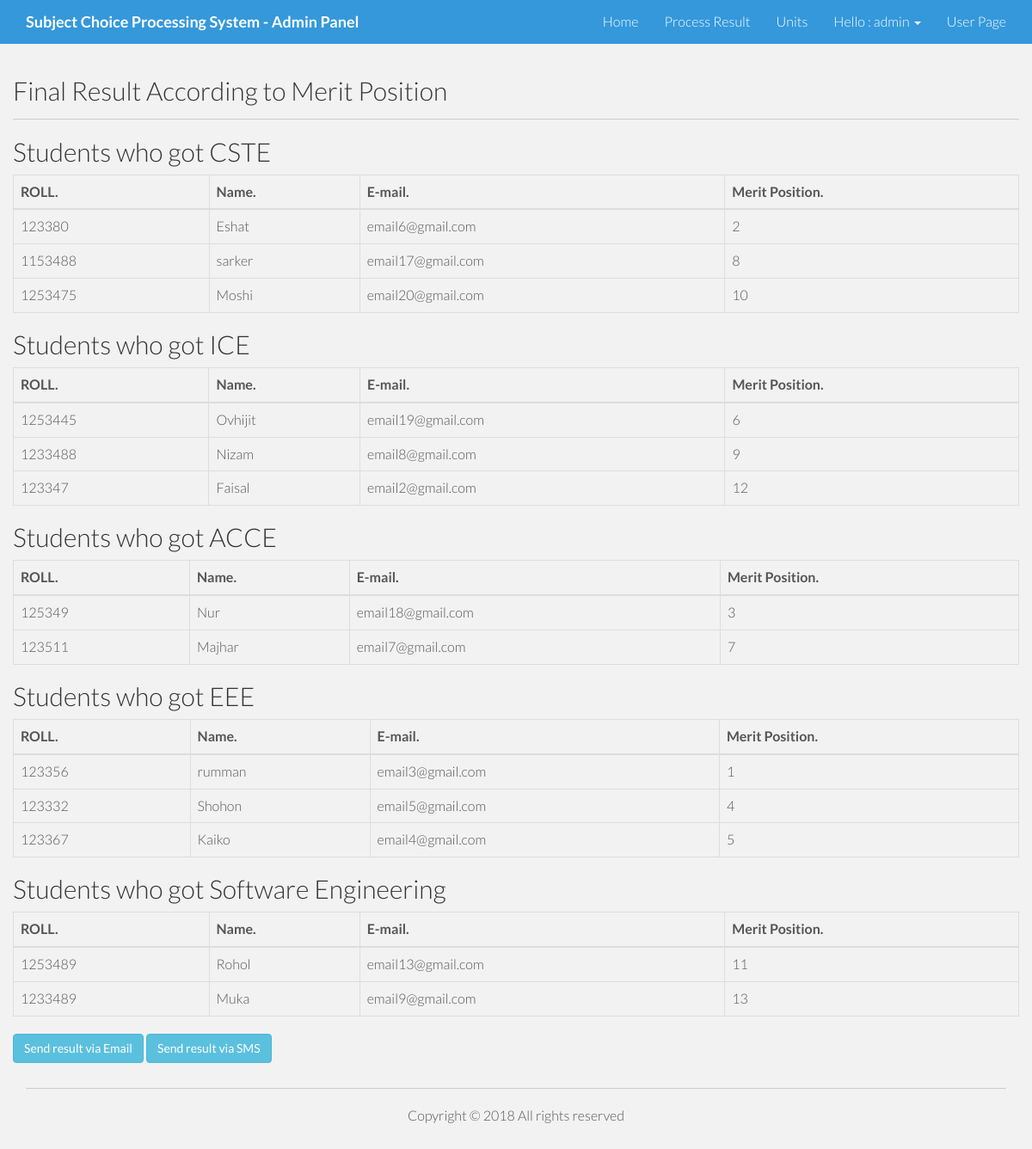
/admin/process-result-test.php (signed in), run on the app's committed database.
### tables this page shows
CREATE TABLE `tbl_candidates` (
  `id` int(16) NOT NULL,
  `name` varchar(256) NOT NULL,
  `email` varchar(256) NOT NULL,
  `roll` int(16) NOT NULL,
  `choice` varchar(256) NOT NULL,
  `position` int(16) NOT NULL,
  `unit` varchar(256) NOT NULL
);

### lib/Database.php (called while the page is built, shortened)
<?php
Class Database{
	public $host   = DB_HOST;
	public $user   = DB_USER;
	public $pass   = DB_PASS;
	public $dbname = DB_NAME;
	public $link;
	private function connectDB(){
	$this->link = new mysqli($this->host, $this->user, $this->pass, $this->dbname);
 }
	public function select($query){
		$result = $this->link->query($query) or die($this->link->error.__LINE__);
		if($result->num_rows > 0){
			return $result;
		} else {
			return false;
		}
	}
}

### admin/process-result-test.php (the view, shortened to what this page needs)
<?php include 'inc/header.php'; ?>
    <div class="container">
      <div class="row">
        <h2>Final Result According to Merit Position</h2> <hr>
            <?php
            $cste = array();
            $ice = array();
            $acce = array();
            $eee = array();
            $software_engineering = array();
            $m=0;
            $query = "SELECT * from tbl_departments";
          $departments = $db->select($query);
          if($departments){
            while ($result = $departments->fetch_assoc()) {
              $m++;
              if($m==1){
                $cste_seat_total = $result['seats'];
              }
              if($m==2){
                $ice_seat_total = $result['seats'];
              }
              if($m==3){
                $acce_seat_total = $result['seats'];
              }
              if($m==4){
                $eee_seat_total = $result['seats'];
              }
              if($m==5){
                $software_engineering_seat_total = $result['seats'];
              }
            }
}
          $query = "SELECT * from tbl_candidates ORDER BY position";
          $tbl_candidates = $db->select($query);
          if($tbl_candidates){ ?>
           <?php
                      while ($result = $tbl_candidates->fetch_assoc()) {
                       $choice = unserialize($result['choice']);
                       $i=0;
                       $roll = $result['roll'];
                       if($choice[0]=='cste' && $i==0){
                        if(sizeof($cste)<$cste_seat_total){
                            array_push($cste,$roll);$i++;
                          }
                      }
                                if($choice[0]=='ice' && $i==0){
                        if(sizeof($ice)<$ice_seat_total){
                            array_push($ice,$roll);$i++;
                          }
                      }
                                  if($choice[0]=='eee' && $i==0){
                        if(sizeof($eee)<$eee_seat_total){
                          array_push($eee,$roll);$i++;
                           }
                          if($choice[1]=='cste' && $i==0){
                        if(sizeof($cste)<$cste_seat_total){
                          array_push($cste,$roll);$i++;
                           }
                         }
                      }
                       if($choice[0]=='eee' && $i==0){
                         if($choice[3]=='software_engineering' && $i==0){
                        if(sizeof($software_engineering)<$software_engineering_seat_total){
                          array_push($software_engineering,$roll);$i++;
                           }
                        }
                      }
                                if($choice[0]=='acce'  && $i==0){
                        if(sizeof($acce)<$acce_seat_total){
                          array_push($acce,$roll);$i++;
                           }
                      }
                                if($choice[0]=='software_engineering'  && $i==0){
                        if(sizeof($software_engineering)<$software_engineering_seat_total){
                          array_push($software_engineering,$roll);$i++;
                           }
                      }
          } } ?>
           <h2>Students who got CSTE</h2>
           <table class="table table-bordered" id="example">
                <thead>
                  <tr>
                    <th>ROLL.</th>
                    <th>Name.</th>
                    <th>E-mail.</th>
                    <th>Merit Position.</th>
                  </tr>
                </thead>
                <tbody>
                        <?php
                          foreach ($cste as $value) { ?>
                           <tr class="odd gradeX">
                           <td><?php echo $value; ?></td>
                           <?php
                              $query = "SELECT * from tbl_candidates WHERE roll=$value";
          $candidates = $db->select($query);
          if($candidates){
            while ($result = $candidates->fetch_assoc()) { ?>
             <td><?php echo $result['name']; ?></td>
             <td><?php echo $result['email']; ?></td>
             <td><?php echo $result['position']; ?></td>
          <?php }
        }
                            ?>
                           </tr>
                        <?php  }
                         ?>
                  </tbody>
              </table>
               <h2>Students who got ICE</h2>
           <table class="table table-bordered" id="example">
                <thead>
                  <tr>
                    <th>ROLL.</th>
                    <th>Name.</th>
                    <th>E-mail.</th>
                    <th>Merit Position.</th>
                  </tr>
                </thead>
                <tbody>
                        <?php
                          foreach ($ice as $value) { ?>
                           <tr class="odd gradeX">
                           <td><?php echo $value; ?></td>
                           <?php
                              $query = "SELECT * from tbl_candidates WHERE roll=$value";
          $candidates = $db->select($query);
          if($candidates){
            while ($result = $candidates->fetch_assoc()) { ?>
             <td><?php echo $result['name']; ?></td>
             <td><?php echo $result['email']; ?></td>
             <td><?php echo $result['position']; ?></td>
          <?php }
        }
                            ?>
                           </tr>
                        <?php  }
                         ?>
                  </tbody>
              </table>
               <h2>Students who got ACCE</h2>
           <table class="table table-bordered" id="example">
                <thead>
                  <tr>
                    <th>ROLL.</th>
                    <th>Name.</th>
                    <th>E-mail.</th>
                    <th>Merit Position.</th>
                  </tr>
                </thead>
                <tbody>
                        <?php
                          foreach ($acce as $value) { ?>
                           <tr class="odd gradeX">
                           <td><?php echo $value; ?></td>
                           <?php
                              $query = "SELECT * from tbl_candidates WHERE roll=$value";
          $candidates = $db->select($query);
          if($candidates){
            while ($result = $candidates->fetch_assoc()) { ?>
             <td><?php echo $result['name']; ?></td>
             <td><?php echo $result['email']; ?></td>
             <td><?php echo $result['position']; ?></td>
          <?php }
        }
                            ?>
                           </tr>
                        <?php  }
                         ?>
                  </tbody>
              </table>
               <h2>Students who got EEE</h2>
           <table class="table table-bordered" id="example">
                <thead>
                  <tr>
                    <th>ROLL.</th>
                    <th>Name.</th>
                    <th>E-mail.</th>
                    <th>Merit Position.</th>
                  </tr>
                </thead>
                <tbody>
                        <?php
                          foreach ($eee as $value) { ?>
                           <tr class="odd gradeX">
                           <td><?php echo $value; ?></td>
                           <?php
                              $query = "SELECT * from tbl_candidates WHERE roll=$value";
          $candidates = $db->select($query);
          if($candidates){
            while ($result = $candidates->fetch_assoc()) { ?>
             <td><?php echo $result['name']; ?></td>
             <td><?php echo $result['email']; ?></td>
             <td><?php echo $result['position']; ?></td>
          <?php }
        }
                            ?>
                           </tr>
                        <?php  }
                         ?>
                  </tbody>
              </table>
               <h2>Students who got Software Engineering</h2>
           <table class="table table-bordered" id="example">
                <thead>
                  <tr>
                    <th>ROLL.</th>
                    <th>Name.</th>
                    <th>E-mail.</th>
                    <th>Merit Position.</th>
                  </tr>
                </thead>
                <tbody>
                        <?php
                          foreach ($software_engineering as $value) { ?>
                           <tr class="odd gradeX">
                           <td><?php echo $value; ?></td>
                           <?php
                              $query = "SELECT * from tbl_candidates WHERE roll=$value";
          $candidates = $db->select($query);
          if($candidates){
            while ($result = $candidates->fetch_assoc()) { ?>
             <td><?php echo $result['name']; ?></td>
             <td><?php echo $result['email']; ?></td>
             <td><?php echo $result['position']; ?></td>
          <?php }
        }
                            ?>
                           </tr>
                        <?php  }
                         ?>
                  </tbody>
              </table>
<a href="sendresultviaemail.php" class="btn btn-info" role="button">Send result via Email</a>
<a href="#" class="btn btn-info" role="button">Send result via SMS</a>
      </div>
    </div>
<?php include 'inc/footer.php'; ?>

### assets/css/main.css (style rules this page uses)
body { background-color: #f2f2f2; font-family: 'Lato', sans-serif; font-weight: 300; font-size: 16px; color: #555; -webkit-font-smoothing: antialiased; -webkit-overflow-scrolling: touch; }
h1, h2, h3, h4, h5, h6 { font-family: 'Lato', sans-serif; font-weight: 300; color: #333; }
a { color: #3498db; word-wrap: break-word; -webkit-transition: color 0.1s ease-in, background 0.1s ease-in; -moz-transition: color 0.1s ease-in, background 0.1s ease-in; -ms-transition: color 0.1s ease-in, background 0.1s ease-in; -o-transition: color 0.1s ease-in, background 0.1s ease-in; transition: color 0.1s ease-in, background 0.1s ease-in; }
a:before, a:after { -webkit-transition: color 0.1s ease-in, background 0.1s ease-in; -moz-transition: color 0.1s ease-in, background 0.1s ease-in; -ms-transition: color 0.1s ease-in, background 0.1s ease-in; -o-transition: color 0.1s ease-in, background 0.1s ease-in; transition: color 0.1s ease-in, background 0.1s ease-in; }
hr { display: block; height: 1px; border: 0; border-top: 1px solid #ccc; margin: 1em 0; padding: 0; }
html, body { margin:0; padding:0; height:100%; }

### data on the page
tbl_candidates: name "Eshat", email "email6@gmail.com", position "2"
tbl_candidates: name "sarker", email "email17@gmail.com", position "8"
tbl_candidates: name "Moshi", email "email20@gmail.com", position "10"
tbl_candidates: name "Ovhijit", email "email19@gmail.com", position "6"
tbl_candidates: name "Nizam", email "email8@gmail.com", position "9"
tbl_candidates: name "Faisal", email "email2@gmail.com", position "12"
tbl_candidates: name "Nur", email "email18@gmail.com", position "3"
tbl_candidates: name "Majhar", email "email7@gmail.com", position "7"
tbl_candidates: name "rumman", email "email3@gmail.com", position "1"
tbl_candidates: name "Shohon", email "email5@gmail.com", position "4"
tbl_candidates: name "Kaiko", email "email4@gmail.com", position "5"
tbl_candidates: name "Rohol", email "email13@gmail.com", position "11"
tbl_candidates: name "Muka", email "email9@gmail.com", position "13"

### other printed values
Session::get('username') "admin"
$value "123380"
$value "1153488"
$value "1253475"
$value "1253445"
$value "1233488"
$value "123347"
$value "125349"
$value "123511"
$value "123356"
$value "123332"
$value "123367"
$value "1253489"
$value "1233489"
